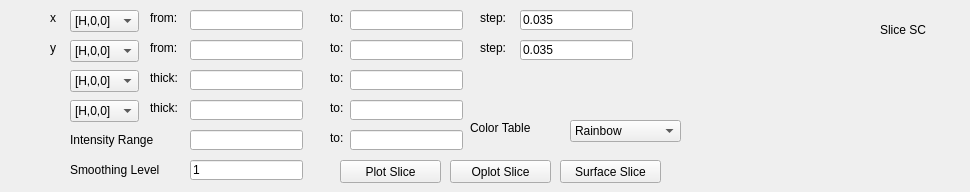
       <widget class="QWidget" name="page_2">
        <widget class="QLabel" name="label_24">
         <property name="geometry">
          <rect>
           <x>880</x>
           <y>20</y>
           <width>81</width>
           <height>20</height>
          </rect>
         </property>
         <property name="text">
          <string>Slice SC</string>
         </property>
        </widget>
        <widget class="QLineEdit" name="lineEditSCSliceIntensityTo">
         <property name="geometry">
          <rect>
           <x>350</x>
           <y>130</y>
           <width>113</width>
           <height>20</height>
          </rect>
         </property>
        </widget>
        <widget class="QLabel" name="label_48">
         <property name="geometry">
          <rect>
           <x>150</x>
           <y>10</y>
           <width>41</width>
           <height>16</height>
          </rect>
         </property>
         <property name="text">
          <string>from:</string>
         </property>
        </widget>
        <widget class="QLabel" name="label_55">
         <property name="geometry">
          <rect>
           <x>50</x>
           <y>40</y>
           <width>16</width>
           <height>16</height>
          </rect>
         </property>
         <property name="text">
          <string>y</string>
         </property>
        </widget>
        <widget class="QLabel" name="label_53">
         <property name="geometry">
          <rect>
           <x>480</x>
           <y>40</y>
           <width>31</width>
           <height>16</height>
          </rect>
         </property>
         <property name="text">
          <string>step:</string>
         </property>
        </widget>
        <widget class="QLabel" name="label_40">
         <property name="geometry">
          <rect>
           <x>50</x>
           <y>10</y>
           <width>16</width>
           <height>16</height>
          </rect>
         </property>
         <property name="text">
          <string>x</string>
         </property>
        </widget>
        <widget class="QLineEdit" name="lineEditSCSliceYFrom">
         <property name="geometry">
          <rect>
           <x>190</x>
           <y>40</y>
           <width>113</width>
           <height>20</height>
          </rect>
         </property>
        </widget>
        <widget class="QLineEdit" name="lineEditSCSliceXTo">
         <property name="geometry">
          <rect>
           <x>350</x>
           <y>10</y>
           <width>113</width>
           <height>20</height>
          </rect>
         </property>
        </widget>
        <widget class="QLineEdit" name="lineEditSCSliceYTo">
         <property name="geometry">
          <rect>
           <x>350</x>
           <y>40</y>
           <width>113</width>
           <height>20</height>
          </rect>
         </property>
        </widget>
        <widget class="QLabel" name="label_54">
         <property name="geometry">
          <rect>
           <x>330</x>
           <y>130</y>
           <width>21</width>
           <height>16</height>
          </rect>
         </property>
         <property name="text">
          <string>to:</string>
         </property>
        </widget>
        <widget class="QLabel" name="label_52">
         <property name="geometry">
          <rect>
           <x>480</x>
           <y>10</y>
           <width>31</width>
           <height>16</height>
          </rect>
         </property>
         <property name="text">
          <string>step:</string>
         </property>
        </widget>
        <widget class="QLabel" name="label_51">
         <property name="geometry">
          <rect>
           <x>330</x>
           <y>10</y>
           <width>21</width>
           <height>16</height>
          </rect>
         </property>
         <property name="text">
          <string>to:</string>
         </property>
        </widget>
        <widget class="QComboBox" name="comboBoxSCSliceY">
         <property name="geometry">
          <rect>
           <x>70</x>
           <y>40</y>
           <width>69</width>
           <height>22</height>
          </rect>
         </property>
         <item>
          <property name="text">
           <string>[H,0,0]</string>
          </property>
         </item>
         <item>
          <property name="text">
           <string>[0,K,0]</string>
          </property>
         </item>
         <item>
          <property name="text">
           <string>[0,0,L]</string>
          </property>
         </item>
         <item>
          <property name="text">
           <string>E (meV)</string>
          </property>
         </item>
        </widget>
        <widget class="QPushButton" name="pushButtonSCSlicePlotSlice">
         <property name="geometry">
          <rect>
           <x>340</x>
           <y>160</y>
           <width>101</width>
           <height>23</height>
          </rect>
         </property>
         <property name="text">
          <string>Plot Slice</string>
         </property>
        </widget>
        <widget class="QLineEdit" name="lineEditSCSliceXFrom">
         <property name="geometry">
          <rect>
           <x>190</x>
           <y>10</y>
           <width>113</width>
           <height>20</height>
          </rect>
         </property>
        </widget>
        <widget class="QLabel" name="label_50">
         <property name="geometry">
          <rect>
           <x>150</x>
           <y>40</y>
           <width>41</width>
           <height>16</height>
          </rect>
         </property>
         <property name="text">
          <string>from:</string>
         </property>
        </widget>
        <widget class="QPushButton" name="pushButtonSCSliceOplotSlice">
         <property name="geometry">
          <rect>
           <x>450</x>
           <y>160</y>
           <width>101</width>
           <height>23</height>
          </rect>
         </property>
         <property name="text">
          <string>Oplot Slice</string>
         </property>
        </widget>
        <widget class="QPushButton" name="pushButtonSCSliceSurfaceSlice">
         <property name="geometry">
          <rect>
           <x>560</x>
           <y>160</y>
           <width>101</width>
           <height>23</height>
          </rect>
         </property>
         <property name="text">
          <string>Surface Slice</string>
         </property>
        </widget>
        <widget class="QLineEdit" name="lineEditSCSliceSmoothing">
         <property name="geometry">
          <rect>
           <x>190</x>
           <y>160</y>
           <width>113</width>
           <height>20</height>
          </rect>
         </property>
         <property name="text">
          <string>1</string>
         </property>
        </widget>
        <widget class="QLineEdit" name="lineEditSCSliceYStep">
         <property name="geometry">
          <rect>
           <x>520</x>
           <y>40</y>
           <width>113</width>
           <height>20</height>
          </rect>
         </property>
         <property name="text">
          <string>0.035</string>
         </property>
        </widget>
        <widget class="QLineEdit" name="lineEditSCSliceIntensityFrom">
         <property name="geometry">
          <rect>
           <x>190</x>
           <y>130</y>
           <width>113</width>
           <height>20</height>
          </rect>
         </property>
        </widget>
        <widget class="QLabel" name="label_41">
         <property name="geometry">
          <rect>
           <x>330</x>
           <y>40</y>
           <width>21</width>
           <height>16</height>
          </rect>
         </property>
         <property name="text">
          <string>to:</string>
         </property>
        </widget>
        <widget class="QLabel" name="label_47">
         <property name="geometry">
          <rect>
           <x>70</x>
           <y>130</y>
           <width>121</width>
           <height>20</height>
          </rect>
         </property>
         <property name="text">
          <string>Intensity Range</string>
         </property>
        </widget>
        <widget class="QLineEdit" name="lineEditSCSliceXStep">
         <property name="geometry">
          <rect>
           <x>520</x>
           <y>10</y>
           <width>113</width>
           <height>20</height>
          </rect>
         </property>
         <property name="text">
          <string>0.035</string>
         </property>
        </widget>
        <widget class="QComboBox" name="comboBoxSCSliceX">
         <property name="geometry">
          <rect>
           <x>70</x>
           <y>10</y>
           <width>69</width>
           <height>22</height>
          </rect>
         </property>
         <item>
          <property name="text">
           <string>[H,0,0]</string>
          </property>
         </item>
         <item>
          <property name="text">
           <string>[0,K,0]</string>
          </property>
         </item>
         <item>
          <property name="text">
           <string>[0,0,L]</string>
          </property>
         </item>
         <item>
          <property name="text">
           <string>E (meV)</string>
          </property>
         </item>
        </widget>
        <widget class="QLabel" name="label_49">
         <property name="geometry">
          <rect>
           <x>70</x>
           <y>160</y>
           <width>121</width>
           <height>20</height>
          </rect>
         </property>
         <property name="text">
          <string>Smoothing Level</string>
         </property>
        </widget>
        <widget class="QLineEdit" name="lineEditSCSliceEFrom">
         <property name="geometry">
          <rect>
           <x>190</x>
           <y>100</y>
           <width>113</width>
           <height>20</height>
          </rect>
         </property>
        </widget>
        <widget class="QLineEdit" name="lineEditSCSliceETo">
         <property name="geometry">
          <rect>
           <x>350</x>
           <y>100</y>
           <width>113</width>
           <height>20</height>
          </rect>
         </property>
        </widget>
        <widget class="QComboBox" name="comboBoxSCSliceE">
         <property name="geometry">
          <rect>
           <x>70</x>
           <y>100</y>
           <width>69</width>
           <height>22</height>
          </rect>
         </property>
         <item>
          <property name="text">
           <string>[H,0,0]</string>
          </property>
         </item>
         <item>
          <property name="text">
           <string>[0,K,0]</string>
          </property>
         </item>
         <item>
          <property name="text">
           <string>[0,0,L]</string>
          </property>
         </item>
         <item>
          <property name="text">
           <string>E (meV)</string>
          </property>
         </item>
        </widget>
        <widget class="QLabel" name="label_38">
         <property name="geometry">
          <rect>
           <x>330</x>
           <y>100</y>
           <width>21</width>
           <height>16</height>
          </rect>
         </property>
         <property name="text">
          <string>to:</string>
         </property>
        </widget>
        <widget class="QLabel" name="label_56">
         <property name="geometry">
          <rect>
           <x>150</x>
           <y>100</y>
           <width>41</width>
           <height>16</height>
          </rect>
         </property>
         <property name="text">
          <string>thick:</string>
         </property>
        </widget>
        <widget class="QLabel" name="label_93">
         <property name="geometry">
          <rect>
           <x>150</x>
           <y>70</y>
           <width>41</width>
           <height>16</height>
          </rect>
         </property>
         <property name="text">
          <string>thick:</string>
         </property>
        </widget>
        <widget class="QComboBox" name="comboBoxSCSliceZ">
         <property name="geometry">
          <rect>
           <x>70</x>
           <y>70</y>
           <width>69</width>
           <height>22</height>
          </rect>
         </property>
         <item>
          <property name="text">
           <string>[H,0,0]</string>
          </property>
         </item>
         <item>
          <property name="text">
           <string>[0,K,0]</string>
          </property>
         </item>
         <item>
          <property name="text">
           <string>[0,0,L]</string>
          </property>
         </item>
         <item>
          <property name="text">
           <string>E (meV)</string>
          </property>
         </item>
        </widget>
        <widget class="QLineEdit" name="lineEditSCSliceZTo">
         <property name="geometry">
          <rect>
           <x>350</x>
           <y>70</y>
           <width>113</width>
           <height>20</height>
          </rect>
         </property>
        </widget>
        <widget class="QLabel" name="label_94">
         <property name="geometry">
          <rect>
           <x>330</x>
           <y>70</y>
           <width>21</width>
           <height>16</height>
          </rect>
         </property>
         <property name="text">
          <string>to:</string>
         </property>
        </widget>
        <widget class="QLineEdit" name="lineEditSCSliceZFrom">
         <property name="geometry">
          <rect>
           <x>190</x>
           <y>70</y>
           <width>113</width>
           <height>20</height>
          </rect>
         </property>
        </widget>
        <widget class="QLabel" name="label_100">
         <property name="geometry">
          <rect>
           <x>470</x>
           <y>120</y>
           <width>91</width>
           <height>16</height>
          </rect>
         </property>
         <property name="text">
          <string>Color Table</string>
         </property>
        </widget>
        <widget class="QComboBox" name="comboBoxSCSliceCT">
         <property name="geometry">
          <rect>
           <x>570</x>
           <y>120</y>
           <width>111</width>
           <height>22</height>
          </rect>
         </property>
         <item>
          <property name="text">
           <string>Rainbow</string>
          </property>
         </item>
         <item>
          <property name="text">
           <string>Blue-Red</string>
          </property>
         </item>
         <item>
          <property name="text">
           <string>16 Steps</string>
          </property>
         </item>
        </widget>
       </widget>
